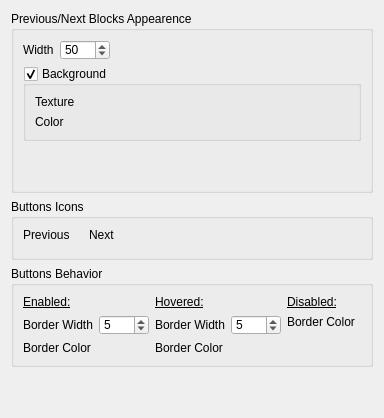
          <widget class="QWidget" name="tab_Navigation">
           <attribute name="title">
            <string>Navigation</string>
           </attribute>
           <layout class="QVBoxLayout" name="verticalLayout_16">
            <item>
             <layout class="QHBoxLayout" name="horizontalLayout_12">
              <item>
               <widget class="QGroupBox" name="groupBox_PhotoNavBlocks">
                <property name="title">
                 <string>Previous/Next Blocks Appearence</string>
                </property>
                <layout class="QVBoxLayout" name="verticalLayout_15">
                 <item>
                  <layout class="QFormLayout" name="formLayout_15">
                   <property name="fieldGrowthPolicy">
                    <enum>QFormLayout::AllNonFixedFieldsGrow</enum>
                   </property>
                   <item row="0" column="0">
                    <widget class="QLabel" name="label_PhotoNavBlocks_Width">
                     <property name="text">
                      <string>Width</string>
                     </property>
                    </widget>
                   </item>
                   <item row="0" column="1">
                    <widget class="QSpinBox" name="spinBox_PhotoNavBlocks_Width">
                     <property name="minimumSize">
                      <size>
                       <width>50</width>
                       <height>20</height>
                      </size>
                     </property>
                     <property name="maximumSize">
                      <size>
                       <width>50</width>
                       <height>20</height>
                      </size>
                     </property>
                     <property name="minimum">
                      <number>20</number>
                     </property>
                     <property name="maximum">
                      <number>250</number>
                     </property>
                     <property name="value">
                      <number>50</number>
                     </property>
                    </widget>
                   </item>
                  </layout>
                 </item>
                 <item>
                  <widget class="QGroupBox" name="groupBox_PhotoNavBlocksBckg">
                   <property name="title">
                    <string>Background</string>
                   </property>
                   <property name="checkable">
                    <bool>true</bool>
                   </property>
                   <layout class="QVBoxLayout" name="verticalLayout_19">
                    <item>
                     <layout class="QFormLayout" name="formLayout_23">
                      <item row="0" column="0">
                       <widget class="QLabel" name="label_PhotoNavBlocks_BckgTexture">
                        <property name="text">
                         <string>Texture</string>
                        </property>
                       </widget>
                      </item>
                      <item row="1" column="0">
                       <widget class="QLabel" name="label_PhotoNavBlocks_BckgColor">
                        <property name="text">
                         <string>Color</string>
                        </property>
                       </widget>
                      </item>
                      <item row="0" column="1">
                       <widget class="CImagePicker" name="CImagePicker_PhotoNavBlocks_BckgTexture"/>
                      </item>
                      <item row="1" column="1">
                       <widget class="CColorPicker" name="cColorPicker_PhotoNavBlocks_BckgColor"/>
                      </item>
                     </layout>
                    </item>
                   </layout>
                  </widget>
                 </item>
                 <item>
                  <spacer name="verticalSpacer_3">
                   <property name="orientation">
                    <enum>Qt::Vertical</enum>
                   </property>
                   <property name="sizeHint" stdset="0">
                    <size>
                     <width>20</width>
                     <height>40</height>
                    </size>
                   </property>
                  </spacer>
                 </item>
                </layout>
               </widget>
              </item>
             </layout>
            </item>
            <item>
             <widget class="QGroupBox" name="groupBox">
              <property name="title">
               <string>Buttons Icons</string>
              </property>
              <layout class="QHBoxLayout" name="horizontalLayout_15">
               <item>
                <layout class="QHBoxLayout" name="horizontalLayout_14">
                 <item>
                  <layout class="QFormLayout" name="formLayout_21">
                   <property name="fieldGrowthPolicy">
                    <enum>QFormLayout::AllNonFixedFieldsGrow</enum>
                   </property>
                   <item row="0" column="0">
                    <widget class="QLabel" name="label_PreviousButton">
                     <property name="text">
                      <string>Previous</string>
                     </property>
                    </widget>
                   </item>
                   <item row="0" column="1">
                    <widget class="CImagePicker" name="CImagePicker_PreviousButton_Icon"/>
                   </item>
                  </layout>
                 </item>
                 <item>
                  <layout class="QFormLayout" name="formLayout_20">
                   <item row="0" column="0">
                    <widget class="QLabel" name="label_NextButton">
                     <property name="text">
                      <string>Next</string>
                     </property>
                    </widget>
                   </item>
                   <item row="0" column="1">
                    <widget class="CImagePicker" name="CImagePicker_NextButton_Icon"/>
                   </item>
                  </layout>
                 </item>
                </layout>
               </item>
               <item>
                <spacer name="horizontalSpacer">
                 <property name="orientation">
                  <enum>Qt::Horizontal</enum>
                 </property>
                 <property name="sizeHint" stdset="0">
                  <size>
                   <width>40</width>
                   <height>20</height>
                  </size>
                 </property>
                </spacer>
               </item>
              </layout>
             </widget>
            </item>
            <item>
             <widget class="QGroupBox" name="groupBox_PhotoButtons">
              <property name="title">
               <string>Buttons Behavior</string>
              </property>
              <layout class="QVBoxLayout" name="verticalLayout_20">
               <item>
                <layout class="QHBoxLayout" name="horizontalLayout_6">
                 <item>
                  <layout class="QFormLayout" name="formLayout_16">
                   <property name="fieldGrowthPolicy">
                    <enum>QFormLayout::AllNonFixedFieldsGrow</enum>
                   </property>
                   <item row="0" column="0">
                    <widget class="QLabel" name="label_PhotoButtonsEnabled">
                     <property name="font">
                      <font>
                       <underline>true</underline>
                      </font>
                     </property>
                     <property name="text">
                      <string>Enabled:</string>
                     </property>
                    </widget>
                   </item>
                   <item row="1" column="0">
                    <widget class="QLabel" name="label_PhotoButtonsEnabled_BorderColor">
                     <property name="text">
                      <string>Border Width</string>
                     </property>
                    </widget>
                   </item>
                   <item row="2" column="0">
                    <widget class="QLabel" name="label_PhotoButtonsEnabled_BorderWidth">
                     <property name="text">
                      <string>Border Color</string>
                     </property>
                    </widget>
                   </item>
                   <item row="1" column="1">
                    <widget class="QSpinBox" name="spinBox_PhotoButtonsEnabled_BorderWidth">
                     <property name="minimumSize">
                      <size>
                       <width>50</width>
                       <height>20</height>
                      </size>
                     </property>
                     <property name="maximumSize">
                      <size>
                       <width>50</width>
                       <height>20</height>
                      </size>
                     </property>
                     <property name="minimum">
                      <number>0</number>
                     </property>
                     <property name="maximum">
                      <number>20</number>
                     </property>
                     <property name="value">
                      <number>5</number>
                     </property>
                    </widget>
                   </item>
                   <item row="2" column="1">
                    <widget class="CColorPicker" name="cColorPicker_PhotoButtonsEnabled_BorderColor"/>
                   </item>
                  </layout>
                 </item>
                 <item>
                  <layout class="QFormLayout" name="formLayout_17">
                   <item row="0" column="0">
                    <widget class="QLabel" name="label_PhotoButtonsHovered">
                     <property name="font">
                      <font>
                       <underline>true</underline>
                      </font>
                     </property>
                     <property name="text">
                      <string>Hovered:</string>
                     </property>
                    </widget>
                   </item>
                   <item row="1" column="0">
                    <widget class="QLabel" name="label_PhotoButtonsHovered_BorderWidth">
                     <property name="text">
                      <string>Border Width</string>
                     </property>
                    </widget>
                   </item>
                   <item row="2" column="0">
                    <widget class="QLabel" name="label_PhotoButtonsHovered_BorderColor">
                     <property name="text">
                      <string>Border Color</string>
                     </property>
                    </widget>
                   </item>
                   <item row="1" column="1">
                    <widget class="QSpinBox" name="spinBox_PhotoButtonsHovered_BorderWidth">
                     <property name="minimumSize">
                      <size>
                       <width>50</width>
                       <height>20</height>
                      </size>
                     </property>
                     <property name="maximumSize">
                      <size>
                       <width>50</width>
                       <height>20</height>
                      </size>
                     </property>
                     <property name="minimum">
                      <number>0</number>
                     </property>
                     <property name="maximum">
                      <number>20</number>
                     </property>
                     <property name="value">
                      <number>5</number>
                     </property>
                    </widget>
                   </item>
                   <item row="2" column="1">
                    <widget class="CColorPicker" name="cColorPicker_PhotoButtonsHovered_BorderColor"/>
                   </item>
                  </layout>
                 </item>
                 <item>
                  <layout class="QFormLayout" name="formLayout_18">
                   <property name="fieldGrowthPolicy">
                    <enum>QFormLayout::AllNonFixedFieldsGrow</enum>
                   </property>
                   <item row="0" column="0">
                    <widget class="QLabel" name="label_PhotoButtonsDisabled">
                     <property name="font">
                      <font>
                       <underline>true</underline>
                      </font>
                     </property>
                     <property name="text">
                      <string>Disabled:</string>
                     </property>
                    </widget>
                   </item>
                   <item row="1" column="0">
                    <widget class="QLabel" name="label_PhotoButtonsDisabled_BorderColor">
                     <property name="text">
                      <string>Border Color</string>
                     </property>
                    </widget>
                   </item>
                   <item row="1" column="1">
                    <widget class="CColorPicker" name="cColorPicker_PhotoButtonsDisabled_BorderColor"/>
                   </item>
                  </layout>
                 </item>
                </layout>
               </item>
              </layout>
             </widget>
            </item>
            <item>
             <spacer name="verticalSpacer_4">
              <property name="orientation">
               <enum>Qt::Vertical</enum>
              </property>
              <property name="sizeHint" stdset="0">
               <size>
                <width>20</width>
                <height>40</height>
               </size>
              </property>
             </spacer>
            </item>
           </layout>
          </widget>
